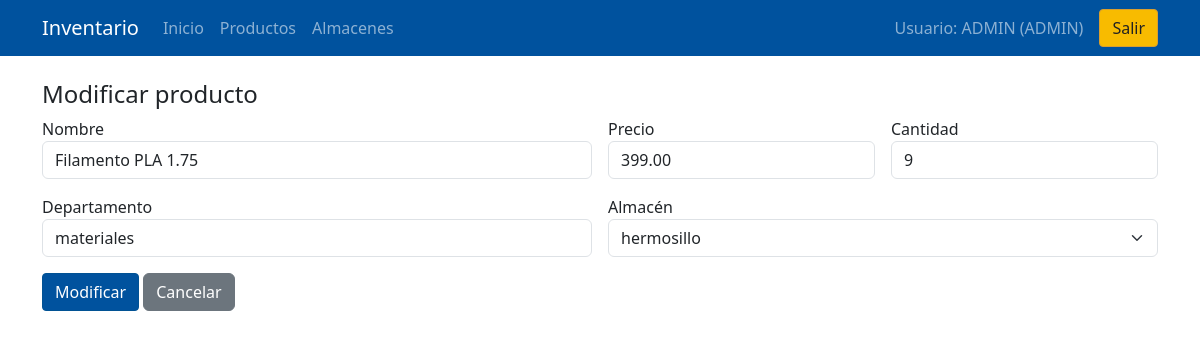
The page /productos/modificar/1 (signed in) on the database its author committed.
### tables this page shows
CREATE TABLE "productos" (
	"id"	INTEGER NOT NULL,
	"nombre"	TEXT NOT NULL,
	"precio"	REAL NOT NULL,
	"cantidad"	INTEGER NOT NULL,
	"departamento"	TEXT NOT NULL, almacen INTEGER, fecha_hora_creacion TEXT, fecha_hora_ultima_modificacion TEXT, ultimo_usuario_en_modificar TEXT,
	PRIMARY KEY("id")
);

### app.py (the view, shortened to what this page needs)
@app.route('/productos/modificar/<int:pid>', methods=['GET', 'POST'])
def producto_modificar(pid):
    if not require_login(session):
        return redirect(url_for('login'))
    if not can_edit_productos(session['rol']):
        return redirect(url_for('productos'))
    conn = get_db_connection()
    producto = conn.execute("SELECT * FROM productos WHERE id=?", (pid,)).fetchone()
    if not producto:
        conn.close()
        return redirect(url_for('productos'))
    almacenes = conn.execute("SELECT id, nombre FROM almacenes").fetchall()
    form = ProductoForm()
    form.almacen.choices = [(a['id'], a['nombre']) for a in almacenes]
    form.nombre.data = producto['nombre']
    form.precio.data = producto['precio']
    form.cantidad.data = producto['cantidad']
    form.departamento.data = producto['departamento']
    form.almacen.data = producto['almacen']
    conn.close()
    return render_template('producto_form.html', form=form, modo='Modificar')

### forms.py
class ProductoForm(FlaskForm):
    nombre = StringField('Nombre', validators=[DataRequired()])
    precio = DecimalField('Precio', validators=[DataRequired(), NumberRange(min=0)])
    cantidad = IntegerField('Cantidad', validators=[DataRequired(), NumberRange(min=0)])
    departamento = StringField('Departamento', validators=[DataRequired()])
    almacen = SelectField('Almacén', coerce=int, validators=[DataRequired()])
    submit = SubmitField('Guardar')

### models.py (called while the page is built)
def get_db_connection():
    conn = sqlite3.connect(DATABASE)
    conn.row_factory = sqlite3.Row
    return conn

### utils.py (called while the page is built)
def require_login(session):
    return ('usuario' in session) and ('rol' in session)

def can_edit_productos(rol: str) -> bool:
    return rol in ('ADMIN', 'PRODUCTOS')

### templates/producto_form.html (shortened to what this page needs)
{% extends 'base.html' %}
{% block content %}
<h4>{{ modo }} producto</h4>
<form method="POST" class="row g-3">
  <div class="col-md-6">{{ form.nombre.label }} {{ form.nombre(class="form-control") }}</div>
  <div class="col-md-3">{{ form.precio.label }} {{ form.precio(class="form-control") }}</div>
  <div class="col-md-3">{{ form.cantidad.label }} {{ form.cantidad(class="form-control") }}</div>
  <div class="col-md-6">{{ form.departamento.label }} {{ form.departamento(class="form-control") }}</div>
  <div class="col-md-6">{{ form.almacen.label }} {{ form.almacen(class="form-select") }}</div>
  <div class="col-12">
    <button class="btn btn-primary" type="submit">{{ modo }}</button>
    <a class="btn btn-secondary" href="{{ url_for('productos') }}">Cancelar</a>
  </div>
</form>
{% endblock %}

### static/styles.css (style rules this page uses)
body { background:#f7f7f7; }

### templates/base.html (style rules this page uses)
:root { --azul:#00529e; --azul-oscuro:#015294; --dorado:#f8bb00; --dorado-oscuro:#d99e30; }
.btn-primary { background: var(--azul); border-color: var(--azul-oscuro); border-radius:4px; }
input, select { border-radius:4px; }
body { font-family: 'Segoe UI', Tahoma, Geneva, Verdana, sans-serif; }

### rows shown on the page
productos: nombre "Filamento PLA 1.75", precio "399.00", cantidad "9", departamento "materiales", almacen "hermosillo"

### other values the page prints
{{ session['usuario'] }} "ADMIN"
{{ session['rol'] }} "ADMIN"
{{ modo }} "Modificar"
